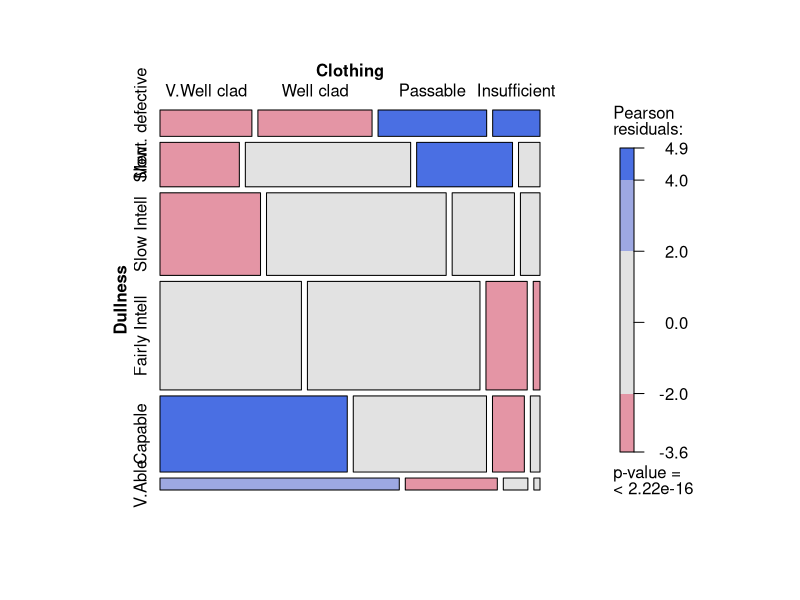
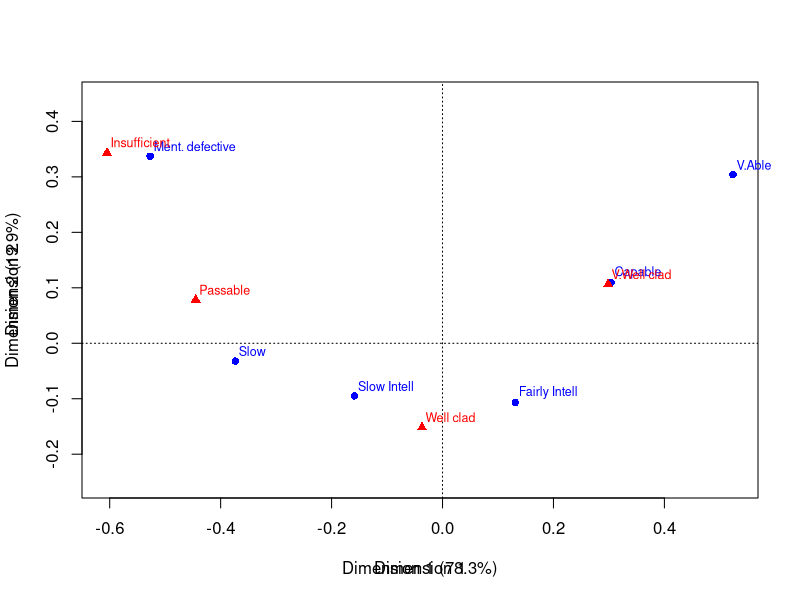

R code for these plots, in order:
library(vcdExtra)


### Name: Gilby
### Title: Clothing and Intelligence Rating of Children
### Aliases: Gilby
### Keywords: datasets

### ** Examples

data(Gilby)

mosaic(Gilby, shade=TRUE)

# correspondence analysis to see relations among categories
if(require(ca)){
	ca(Gilby)
	plot(ca(Gilby))
	title(xlab="Dimension 1", ylab="Dimension 2")
}
